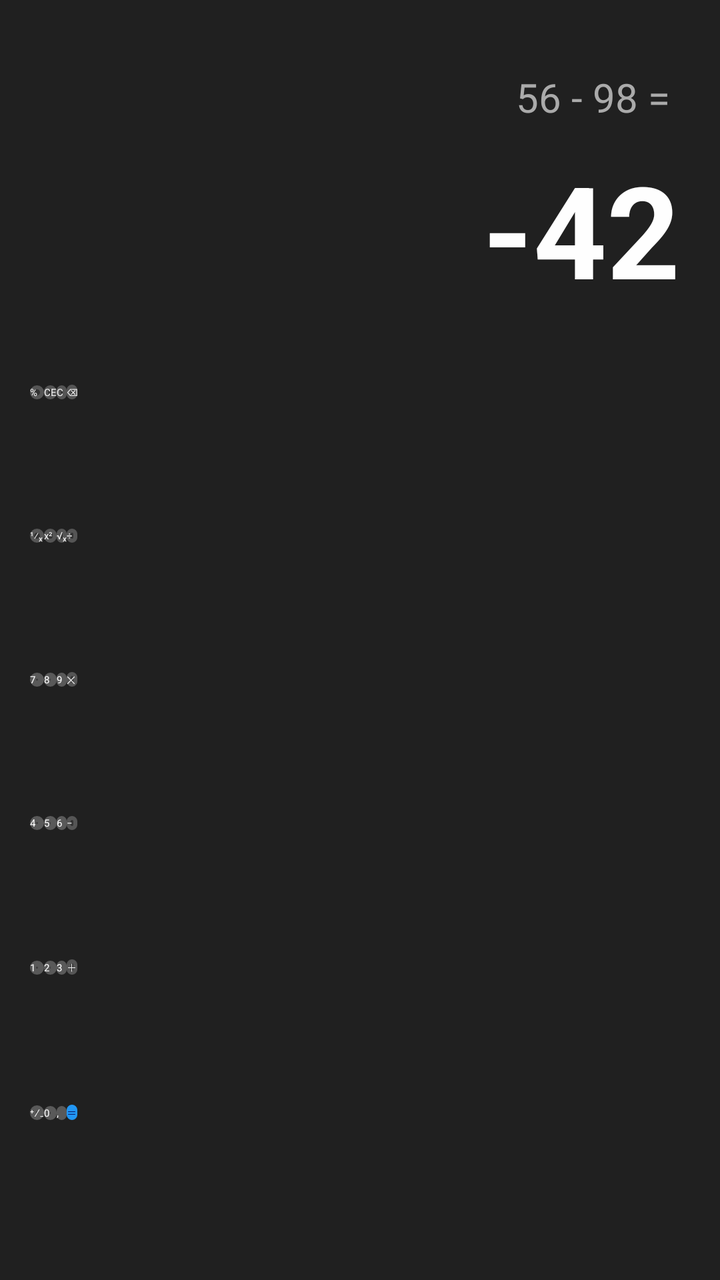
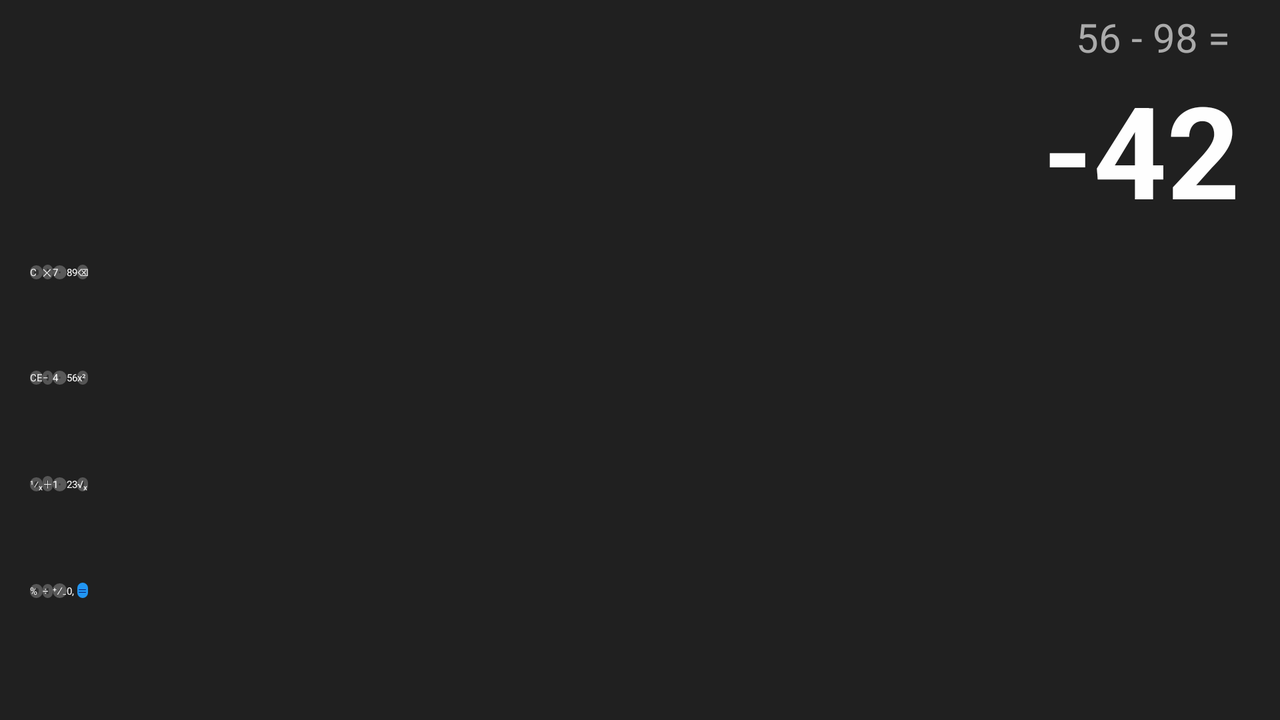

Compare how this app lays out the same screen by default and in its alternative resource folder. The renders come first, then the two layout files and the values they reference.
<!-- AndroidManifest.xml: application theme Theme.Basics -->
<!-- res/layout/activity_calc.xml -->
<?xml version="1.0" encoding="utf-8"?>
<LinearLayout
    xmlns:android="http://schemas.android.com/apk/res/android"
    xmlns:app="http://schemas.android.com/apk/res-auto"
    xmlns:tools="http://schemas.android.com/tools"
    android:layout_width="match_parent"
    android:layout_height="match_parent"
    android:orientation="vertical"
    tools:context=".CalcActivity"
    android:background="@color/calc_layout_bg">

    <TextView
        android:id="@+id/tvHistory"
        android:layout_width="match_parent"
        android:layout_height="wrap_content"
        android:gravity="end"
        android:layout_marginEnd="25dp"
        android:layout_marginTop="35dp"
        android:textSize="20sp"
        android:textColor="@color/calc_history_text"
        tools:text="56 - 98 =" />

    <TextView
        android:id="@+id/tvResult"
        android:layout_width="match_parent"
        android:layout_height="wrap_content"
        android:layout_marginEnd="20dp"
        android:layout_marginTop="10dp"
        android:layout_marginBottom="20dp"
        android:gravity="end"
        android:textSize="64sp"
        android:textStyle="bold"
        android:textColor="@color/calc_result_text"
        tools:text="-42" />

    <TableLayout
        android:layout_width="match_parent"
        android:layout_height="match_parent"
        android:layout_marginHorizontal="15dp"
        android:layout_marginVertical="15dp">

        <TableRow
            android:layout_width="match_parent"
            android:layout_height="0dp"
            android:layout_weight="1">

            <Button
                android:id="@+id/button_percent"
                style="@style/FnCalcButton"
                android:text="@string/btn_percent_text" />
            <Button
                android:id="@+id/button_clear_e"
                style="@style/FnCalcButton"
                android:text="@string/btn_calc_clearE" />
            <Button
                android:id="@+id/button_clear_all"
                style="@style/FnCalcButton"
                android:text="@string/btn_calc_clearAll" />
            <Button
                android:id="@+id/button_backspace"
                style="@style/FnCalcButton"
                android:text="@string/btn_calc_backspace" />
        </TableRow>

        <TableRow
            android:layout_width="match_parent"
            android:layout_height="0dp"
            android:layout_weight="1">

            <Button
                android:id="@+id/button_inverse"
                style="@style/FnCalcButton"
                android:text="@string/btn_calc_inverse" />
            <Button
                android:id="@+id/button_squared"
                style="@style/FnCalcButton"
                android:text="@string/btn_calc_square" />
            <Button
                android:id="@+id/button_sqrt"
                style="@style/FnCalcButton"
                android:text="@string/btn_calc_sqrt" />
            <Button
                android:id="@+id/button_divide"
                style="@style/FnCalcButton"
                android:text="@string/btn_calc_divide" />
        </TableRow>

        <TableRow
            android:layout_width="match_parent"
            android:layout_height="0dp"
            android:layout_weight="1" >

            <Button
                android:id="@+id/button_digit_7"
                style="@style/DigitCalcButton"
                android:text="@string/btn_calc_7" />
            <Button
                android:id="@+id/button_digit_8"
                style="@style/DigitCalcButton"
                android:text="@string/btn_calc_8" />
            <Button
                android:id="@+id/button_digit_9"
                style="@style/DigitCalcButton"
                android:text="@string/btn_calc_9" />
            <Button
                android:id="@+id/button_multiply"
                style="@style/FnCalcButton"
                android:text="@string/btn_calc_multiplication" />
        </TableRow>

        <TableRow
            android:layout_width="match_parent"
            android:layout_height="0dp"
            android:layout_weight="1" >

            <Button
                android:id="@+id/button_digit_4"
                style="@style/DigitCalcButton"
                android:text="@string/btn_calc_4" />
            <Button
                android:id="@+id/button_digit_5"
                style="@style/DigitCalcButton"
                android:text="@string/btn_calc_5" />
            <Button
                android:id="@+id/button_digit_6"
                style="@style/DigitCalcButton"
                android:text="@string/btn_calc_6" />
            <Button
                android:id="@+id/button_minus"
                style="@style/FnCalcButton"
                android:text="@string/btn_calc_minus" />
        </TableRow>

        <TableRow
            android:layout_width="match_parent"
            android:layout_height="0dp"
            android:layout_weight="1" >

            <Button
                android:id="@+id/button_digit_1"
                style="@style/DigitCalcButton"
                android:text="@string/btn_calc_1" />
            <Button
                android:id="@+id/button_digit_2"
                style="@style/DigitCalcButton"
                android:text="@string/btn_calc_2" />
            <Button
                android:id="@+id/button_digit_3"
                style="@style/DigitCalcButton"
                android:text="@string/btn_calc_3" />
            <Button
                android:id="@+id/button_plus"
                style="@style/FnCalcButton"
                android:text="@string/btn_calc_plus" />
        </TableRow>

        <TableRow
            android:layout_width="match_parent"
            android:layout_height="0dp"
            android:layout_weight="1" >

            <Button
                android:id="@+id/button_plus_minus"
                style="@style/DigitCalcButton"
                android:text="@string/btn_calc_plus_minus" />
            <Button
                android:id="@+id/button_digit_0"
                style="@style/DigitCalcButton"
                android:text="@string/btn_calc_0" />
            <Button
                android:id="@+id/button_comma"
                style="@style/DigitCalcButton"
                android:text="@string/btn_calc_comma" />
            <Button
                android:id="@+id/button_equal"
                style="@style/EqualCalcButton"
                android:text="@string/btn_calc_equal" />
        </TableRow>
    </TableLayout>
</LinearLayout>
<!-- resources referenced by this layout -->
<resources>
  <color name="calc_history_text">#AAAAAA</color>
  <color name="calc_layout_bg">#202020</color>
  <color name="calc_result_text">#FEFEFE</color>
  <string name="btn_calc_0">0</string>
  <string name="btn_calc_1">1</string>
  <string name="btn_calc_2">2</string>
  <string name="btn_calc_3">3</string>
  <string name="btn_calc_4">4</string>
  <string name="btn_calc_5">5</string>
  <string name="btn_calc_6">6</string>
  <string name="btn_calc_7">7</string>
  <string name="btn_calc_8">8</string>
  <string name="btn_calc_9">9</string>
  <string name="btn_calc_backspace">\u232B</string>
  <string name="btn_calc_clearAll">C</string>
  <string name="btn_calc_clearE">CE</string>
  <string name="btn_calc_comma">,</string>
  <string name="btn_calc_divide">\u00F7</string>
  <string name="btn_calc_equal">\uFF1D</string>
  <string name="btn_calc_inverse">\u00b9\u2044\u2093</string>
  <string name="btn_calc_minus">\u2212</string>
  <string name="btn_calc_multiplication">\u2715</string>
  <string name="btn_calc_plus">\uFF0B</string>
  <string name="btn_calc_plus_minus">\u207A\u2215\u208B</string>
  <string name="btn_calc_sqrt">\u221A\u2093</string>
  <string name="btn_calc_square">x\u00B2</string>
  <string name="btn_percent_text">%</string>
  <style name="DigitCalcButton" parent="CalcButton">
          <item name="android:background">@drawable/calc_btn_digit_shape</item>
          <item name="android:textColor">@color/calc_btn_digit_text</item>
      </style>
  <style name="EqualCalcButton" parent="CalcButton">
          <item name="android:background">@drawable/calc_btn_equal_shape</item>
          <item name="android:textColor">@color/calc_btn_equal_text</item>
      </style>
  <style name="FnCalcButton" parent="CalcButton">
          <item name="android:background">@drawable/calc_btn_fn_shape</item>
          <item name="android:textColor">@color/calc_btn_fn_text</item>
      </style>
  <style name="CalcButton" parent="TextAppearance.AppCompat">
          <item name="android:layout_width">0dp</item>
          <item name="android:layout_weight">1</item>
          <item name="android:layout_height">match_parent</item>
          <item name="android:layout_margin">3dp</item>
          <item name="android:textSize">24sp</item>
          <item name="backgroundTint">@null</item>
      </style>
  <!-- drawable calc_btn_digit_shape (drawable) -->
  <?xml version="1.0" encoding="utf-8"?>
  <shape
      xmlns:android="http://schemas.android.com/apk/res/android"
      android:shape="rectangle">
  
      <corners
          android:radius="5dp"/>
  
      <stroke
          android:color="@color/calc_btn_digit_border"
          android:width="3dp" />
  
      <solid
          android:color="@color/calc_btn_digit_bg"/>
  
  </shape>
  <color name="calc_btn_digit_text">#FAFAFA</color>
  <!-- drawable calc_btn_equal_shape (drawable) -->
  <?xml version="1.0" encoding="utf-8"?>
  <shape
      xmlns:android="http://schemas.android.com/apk/res/android"
      android:shape="rectangle">
  
      <corners
          android:radius="10dp"/>
  
      <stroke
          android:color="@color/calc_btn_equal_border"
          android:width="3dp" />
  
      <solid
          android:color="@color/calc_btn_equal_bg"/>
  
  </shape>
  <color name="calc_btn_equal_text">#0A1968</color>
  <!-- drawable calc_btn_fn_shape (drawable) -->
  <?xml version="1.0" encoding="utf-8"?>
  <shape
      xmlns:android="http://schemas.android.com/apk/res/android"
      android:shape="rectangle">
  
      <corners
          android:radius="5dp"/>
  
      <stroke
          android:color="@color/calc_btn_fn_border"
          android:width="2dp" />
  
      <solid
          android:color="@color/calc_btn_fn_bg"/>
  
  </shape>
  <color name="calc_btn_fn_text">#EEEEEE</color>
  <color name="calc_btn_digit_border">#595959</color>
  <color name="calc_btn_digit_bg">#3B3B3B</color>
  <color name="calc_btn_equal_border">#2196F3</color>
  <color name="calc_btn_equal_bg">#4CC1FE</color>
  <color name="calc_btn_fn_border">#555555</color>
  <color name="calc_btn_fn_bg">#323232</color>
</resources>
<!-- res/layout-land/activity_calc.xml (the repository's variant of the layout above) -->
<!-- drawn on the phone turned sideways -->
<?xml version="1.0" encoding="utf-8"?>
<LinearLayout
    xmlns:android="http://schemas.android.com/apk/res/android"
    xmlns:app="http://schemas.android.com/apk/res-auto"
    xmlns:tools="http://schemas.android.com/tools"
    android:layout_width="match_parent"
    android:layout_height="match_parent"
    android:orientation="vertical"
    tools:context=".CalcActivity"
    android:background="@color/calc_layout_bg">

    <TextView
        android:id="@+id/tvHistory"
        android:layout_width="match_parent"
        android:layout_height="wrap_content"
        android:gravity="end"
        android:layout_marginEnd="25dp"
        android:layout_marginTop="5dp"
        android:textSize="20sp"
        android:textColor="@color/calc_history_text"
        tools:text="56 - 98 =" />

    <TextView
        android:id="@+id/tvResult"
        android:layout_width="match_parent"
        android:layout_height="wrap_content"
        android:layout_marginEnd="20dp"
        android:layout_marginTop="0dp"
        android:layout_marginBottom="0dp"
        android:gravity="end"
        android:textSize="64sp"
        android:textStyle="bold"
        android:textColor="@color/calc_result_text"
        tools:text="-42" />

    <TableLayout
        android:layout_width="match_parent"
        android:layout_height="match_parent"
        android:layout_marginHorizontal="15dp"
        android:layout_marginVertical="15dp">
        <TableRow
            android:layout_width="match_parent"
            android:layout_height="0dp"
            android:layout_weight="1" >
            <Button
                android:id="@+id/button_clear_all"
                style="@style/FnCalcButton"
                android:text="@string/btn_calc_clearAll" />
            <Button
                android:id="@+id/button_multiply"
                style="@style/FnCalcButton"
                android:text="@string/btn_calc_multiplication" />
            <Button
                android:id="@+id/button_digit_7"
                style="@style/DigitCalcButton"
                android:text="@string/btn_calc_7" />
            <Button
                android:id="@+id/button_digit_8"
                style="@style/DigitCalcButton"
                android:text="@string/btn_calc_8" />
            <Button
                android:id="@+id/button_digit_9"
                style="@style/DigitCalcButton"
                android:text="@string/btn_calc_9" />
            <Button
                android:id="@+id/button_backspace"
                style="@style/FnCalcButton"
                android:text="@string/btn_calc_backspace" />
        </TableRow>

        <TableRow
            android:layout_width="match_parent"
            android:layout_height="0dp"
            android:layout_weight="1" >
            <Button
                android:id="@+id/button_clear_e"
                style="@style/FnCalcButton"
                android:text="@string/btn_calc_clearE" />
            <Button
                android:id="@+id/button_minus"
                style="@style/FnCalcButton"
                android:text="@string/btn_calc_minus" />
            <Button
                android:id="@+id/button_digit_4"
                style="@style/DigitCalcButton"
                android:text="@string/btn_calc_4" />
            <Button
                android:id="@+id/button_digit_5"
                style="@style/DigitCalcButton"
                android:text="@string/btn_calc_5" />
            <Button
                android:id="@+id/button_digit_6"
                style="@style/DigitCalcButton"
                android:text="@string/btn_calc_6" />
            <Button
                android:id="@+id/button_squared"
                style="@style/FnCalcButton"
                android:text="@string/btn_calc_square" />
        </TableRow>

        <TableRow
            android:layout_width="match_parent"
            android:layout_height="0dp"
            android:layout_weight="1" >
            <Button
                android:id="@+id/button_inverse"
                style="@style/FnCalcButton"
                android:text="@string/btn_calc_inverse" />
            <Button
                android:id="@+id/button_plus"
                style="@style/FnCalcButton"
                android:text="@string/btn_calc_plus" />
            <Button
                android:id="@+id/button_digit_1"
                style="@style/DigitCalcButton"
                android:text="@string/btn_calc_1" />
            <Button
                android:id="@+id/button_digit_2"
                style="@style/DigitCalcButton"
                android:text="@string/btn_calc_2" />
            <Button
                android:id="@+id/button_digit_3"
                style="@style/DigitCalcButton"
                android:text="@string/btn_calc_3" />
            <Button
                android:id="@+id/button_sqrt"
                style="@style/FnCalcButton"
                android:text="@string/btn_calc_sqrt" />
        </TableRow>

        <TableRow
            android:layout_width="match_parent"
            android:layout_height="0dp"
            android:layout_weight="1" >

            <Button
                android:id="@+id/button_percent"
                style="@style/FnCalcButton"
                android:text="@string/btn_percent_text" />
            <Button
                android:id="@+id/button_divide"
                style="@style/FnCalcButton"
                android:text="@string/btn_calc_divide" />
            <Button
                android:id="@+id/button_plus_minus"
                style="@style/DigitCalcButton"
                android:text="@string/btn_calc_plus_minus" />
            <Button
                android:id="@+id/button_digit_0"
                style="@style/DigitCalcButton"
                android:text="@string/btn_calc_0" />
            <Button
                android:id="@+id/button_comma"
                style="@style/DigitCalcButton"
                android:text="@string/btn_calc_comma" />
            <Button
                android:id="@+id/button_equal"
                style="@style/EqualCalcButton"
                android:text="@string/btn_calc_equal" />
        </TableRow>
    </TableLayout>
</LinearLayout>
